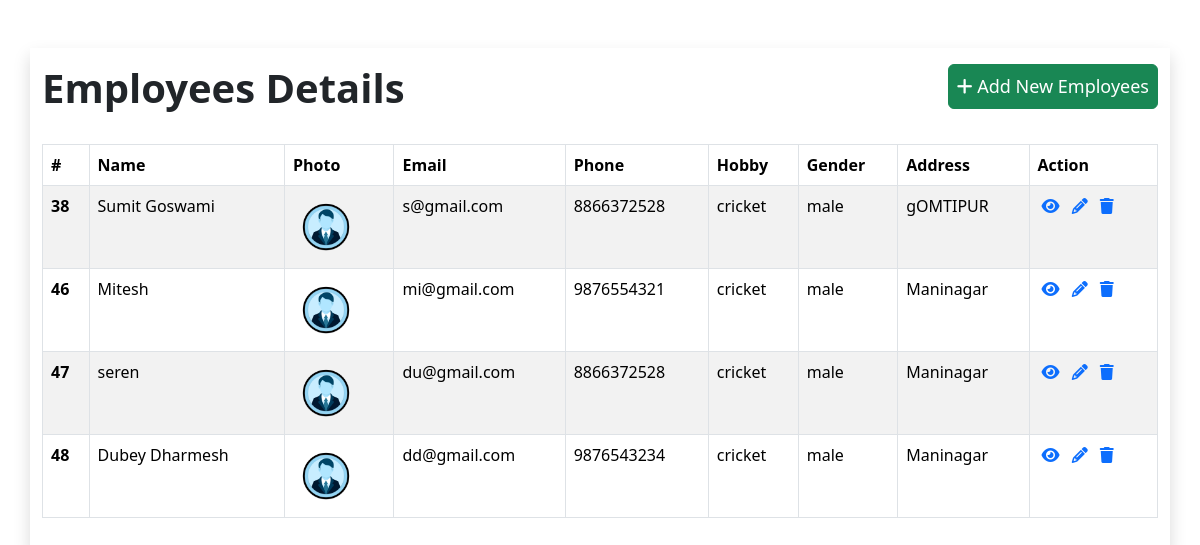
The page / on the database its author committed.
### tables this page shows
CREATE TABLE `user` (
  `id` int(11) NOT NULL,
  `name` varchar(50) NOT NULL,
  `photo` varchar(90) NOT NULL,
  `email` varchar(50) NOT NULL,
  `phone` bigint(10) NOT NULL,
  `hobby` varchar(50) NOT NULL,
  `gender` varchar(10) NOT NULL,
  `address` varchar(255) NOT NULL,
  `added_on` timestamp NOT NULL DEFAULT current_timestamp()
);

### index.php (the view, shortened to what this page needs)
<?php
include('dbconnect.php');
$query = "select * from `user`";
$stmt = $dbcon->prepare($query);
$stmt->execute();
$result = $stmt->fetchAll(PDO::FETCH_ASSOC);
?>
<!doctype html>
<html lang="en">
<head>
    <link href="https://cdn.jsdelivr.net/npm/bootstrap@5.3.3/dist/css/bootstrap.min.css" rel="stylesheet"
>
    <link rel="stylesheet" href="https://cdnjs.cloudflare.com/ajax/libs/font-awesome/6.6.0/css/all.min.css">
</head>
<body>
    <div class="py-5">
        <div class="container justify-content-center shadow">
            <div class="display-6 fw-bold py-3">Employees Details <a href="addEmployee.php"
                    class="p-2 btn btn-success float-end" style="font-size: 18px;"><i class="fa fa-add"></i> Add New
                    Employees </a></div>
            <div class="py-3">
                <table class="table table-striped table-bordered">
                    <thead>
                        <tr>
                            <th scope="col">#</th>
                            <th scope="col">Name</th>
                            <th scope="col">Photo</th>
                            <th scope="col">Email</th>
                            <th scope="col">Phone</th>
                            <th scope="col">Hobby</th>
                            <th scope="col">Gender</th>
                            <th scope="col">Address</th>
                            <th scope="col">Action</th>
                        </tr>
                    </thead>
                    <tbody>
                        <?php
                                foreach($result as $item){
                            ?>
                        <tr>
                            <th scope="row"><?php echo $item['id']?></th>
                            <td><?php echo $item['name']?></td>
                            <td><img src="uploads/<?php echo $item['photo']?>" class="w-80 m-2" height="50px" alt="image">
                            </td>
                            <td><?php echo $item['email']?></td>
                            <td><?php echo $item['phone']?></td>
                            <td><?php echo $item['hobby']?></td>
                            <td><?php echo $item['gender']?></td>
                            <td><?php echo $item['address']?></td>
                            <td> <a href="?id=<?=$item['id']?>" class="mx-1 btn-info view-btn" data-id=<?=$item['id']?>
                                    data-bs-toggle="modal" data-bs-target="#employeeDetails"><i
                                        class="fa fa-eye"></i></a> <a href="update.php?id=<?=$item['id']?>"
                                    class="mx-1"><i class="fa fa-pencil"></i></a> <a
                                    href="delete.php?id=<?=$item['id']?>" class="mx-1"><i class="fa fa-trash"></i></a>
                            </td>
                        </tr>
                        <?php
                                }?>
                    </tbody>
                </table>
            </div>
        </div>
    </div>
</body>
</html>

### rows shown on the page
user: id "38", name "Sumit Goswami", photo (picture), email "s@gmail.com", phone "8866372528", hobby "cricket", gender "male", address "gOMTIPUR"
user: id "46", name "Mitesh", photo (picture), email "mi@gmail.com", phone "9876554321", hobby "cricket", gender "male", address "Maninagar"
user: id "47", name "seren", photo (picture), email "du@gmail.com", phone "8866372528", hobby "cricket", gender "male", address "Maninagar"
user: id "48", name "Dubey Dharmesh", photo (picture), email "dd@gmail.com", phone "9876543234", hobby "cricket", gender "male", address "Maninagar"
